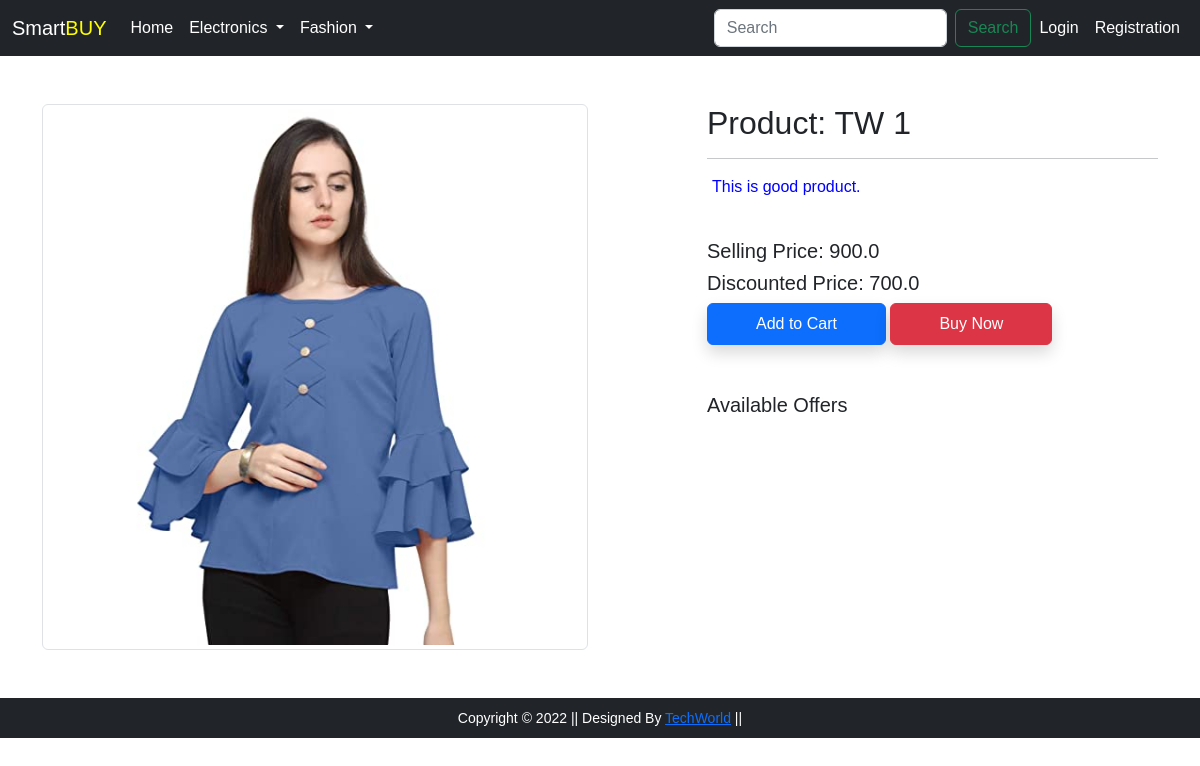
Screenshot of /product-detail/1 with the database file from the repository.
### addo/models.py (models this page shows, shortened)
class Product(models.Model):
    title = models.CharField(max_length=100)
    selling_price = models.FloatField()
    discount_price = models.FloatField()
    description = models.TextField()
    brand = models.CharField(max_length=100)
    category = models.CharField(choices=CATEGORY_CHOICES, max_length=4)
    product_image = models.ImageField(upload_to='productimg')

### addo/views.py (the view)
# urls.py: path('product-detail/<int:pk>', views.ProductDetailView.as_view(), name='product-detail'),
class ProductDetailView(View):
    def get(self, request,pk):
        product = Product.objects.get(pk=pk)
        return render(request,'addo/productdetail.html',{'product':product})

### addo/templates/addo/productdetail.html (shortened to what this page needs)
{% extends 'addo/base.html' %}
{% load static %}
{% block main-content %}
<div class="container my-5">
    <div class="row">
        <div class="col-sm-6 text-center align-self-center">
            <img src="{{product.product_image.url}}" alt="" class="img-fluid img-thumbnail">
        </div>
        <div class="col-sm-5 offset-sm-1">
            <h2>Product: {{product.title}} </h2>
            <hr>
            <p>{{product.description}}
            </p><br>
            <h5>Selling Price: {{product.selling_price}}</h3>
            <h5>Discounted Price: {{product.discount_price}}</h3>
            <a href="{% url 'add-to-cart' %}" class="btn btn-primary shadow px-5 py-2" >Add to Cart</a>
            <a href="{% url 'add-to-cart' %}" class="btn btn-danger shadow px-5 py-2" >Buy Now</a>
            <h5 class="mt-5">Available Offers</h5>
        </div>
    </div>
</div>
{% endblock %}

### addo/static/addo/css/style.css (style rules this page uses)
* { margin: 0; padding: 0; font-family: 'Poppins', sans-serif; box-sizing: border-box; }
p { color:blue; padding-left: 5px; }

### rows the page displays
Product: product_image (picture), title "TW 1", description "This is good product.", selling_price "900.0", discount_price "700.0"
